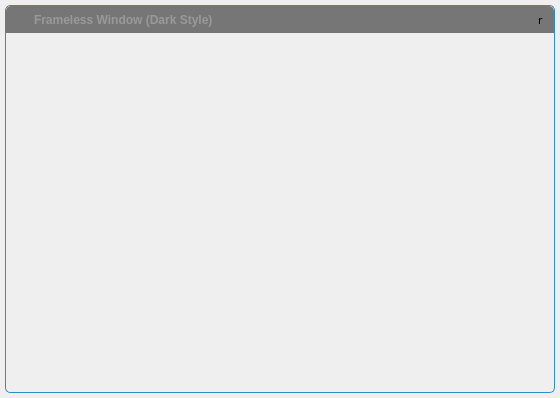
<?xml version="1.0" encoding="UTF-8"?>
<ui version="4.0">
 <class>FramelessWindow</class>
 <widget class="QWidget" name="FramelessWindow">
  <property name="geometry">
   <rect>
    <x>0</x>
    <y>0</y>
    <width>560</width>
    <height>398</height>
   </rect>
  </property>
  <property name="windowTitle">
   <string/>
  </property>
  <property name="autoFillBackground">
   <bool>false</bool>
  </property>
  <layout class="QVBoxLayout" name="verticalLayout_2">
   <property name="spacing">
    <number>0</number>
   </property>
   <property name="leftMargin">
    <number>5</number>
   </property>
   <property name="topMargin">
    <number>5</number>
   </property>
   <property name="rightMargin">
    <number>5</number>
   </property>
   <property name="bottomMargin">
    <number>5</number>
   </property>
   <item>
    <widget class="QWidget" name="windowFrame" native="true">
     <property name="autoFillBackground">
      <bool>false</bool>
     </property>
     <property name="styleSheet">
      <string notr="true">#windowFrame{border:1px solid palette(highlight); border-radius:5px 5px 5px 5px; background-color:palette(Window);}</string>
     </property>
     <layout class="QVBoxLayout" name="verticalLayout">
      <property name="spacing">
       <number>0</number>
      </property>
      <property name="leftMargin">
       <number>1</number>
      </property>
      <property name="topMargin">
       <number>1</number>
      </property>
      <property name="rightMargin">
       <number>1</number>
      </property>
      <property name="bottomMargin">
       <number>1</number>
      </property>
      <item>
       <widget class="WindowDragger" name="windowTitlebar" native="true">
        <property name="sizePolicy">
         <sizepolicy hsizetype="Preferred" vsizetype="Fixed">
          <horstretch>0</horstretch>
          <verstretch>0</verstretch>
         </sizepolicy>
        </property>
        <property name="minimumSize">
         <size>
          <width>0</width>
          <height>0</height>
         </size>
        </property>
        <property name="autoFillBackground">
         <bool>false</bool>
        </property>
        <property name="styleSheet">
         <string notr="true">#windowTitlebar{border: 0px none palette(base); border-top-left-radius:5px; border-top-right-radius:5px; background-color:palette(shadow); height:20px;}</string>
        </property>
        <layout class="QHBoxLayout" name="horizontalLayout" stretch="0,0,1,0,0,0,0">
         <property name="spacing">
          <number>0</number>
         </property>
         <property name="leftMargin">
          <number>0</number>
         </property>
         <property name="topMargin">
          <number>0</number>
         </property>
         <property name="rightMargin">
          <number>0</number>
         </property>
         <property name="bottomMargin">
          <number>0</number>
         </property>
         <item>
          <widget class="QLabel" name="spacer">
           <property name="minimumSize">
            <size>
             <width>4</width>
             <height>0</height>
            </size>
           </property>
           <property name="maximumSize">
            <size>
             <width>4</width>
             <height>16777215</height>
            </size>
           </property>
          </widget>
         </item>
         <item>
          <widget class="QLabel" name="icon">
           <property name="minimumSize">
            <size>
             <width>16</width>
             <height>16</height>
            </size>
           </property>
           <property name="maximumSize">
            <size>
             <width>16</width>
             <height>16</height>
            </size>
           </property>
           <property name="contextMenuPolicy">
            <enum>Qt::NoContextMenu</enum>
           </property>
           <property name="styleSheet">
            <string notr="true">#icon {background-color:palette(shadow);}</string>
           </property>
          </widget>
         </item>
         <item>
          <widget class="QLabel" name="titleText">
           <property name="font">
            <font>
             <weight>75</weight>
             <bold>true</bold>
            </font>
           </property>
           <property name="styleSheet">
            <string notr="true">  padding-left:5px;
  color:rgb(153,153,153);</string>
           </property>
           <property name="text">
            <string>Frameless Window (Dark Style)</string>
           </property>
           <property name="alignment">
            <set>Qt::AlignLeading|Qt::AlignLeft|Qt::AlignVCenter</set>
           </property>
          </widget>
         </item>
         <item>
          <widget class="QToolButton" name="minimizeButton">
           <property name="font">
            <font>
             <weight>75</weight>
             <bold>true</bold>
            </font>
           </property>
           <property name="styleSheet">
            <string notr="true">#minimizeButton{
  background-color:none;
  border:none;
  width:16px;
  height:16px;
  padding:4px;
  image:url(:/images/icon_window_minimize.png);
}
#minimizeButton:hover{
  background-color:palette(alternate-base);
}
#minimizeButton:pressed{
  background-color:palette(highlight);
}</string>
           </property>
           <property name="text">
            <string/>
           </property>
          </widget>
         </item>
         <item>
          <widget class="QToolButton" name="restoreButton">
           <property name="styleSheet">
            <string notr="true">#restoreButton{
  background-color:none;
  border:none;
  width:16px;
  height:16px;
  padding:4px;
  image:url(:/images/icon_window_restore.png);
}
#restoreButton:hover{
  background-color:palette(alternate-base);
}
#restoreButton:pressed{
  background-color:palette(highlight);
}</string>
           </property>
           <property name="text">
            <string/>
           </property>
          </widget>
         </item>
         <item>
          <widget class="QToolButton" name="maximizeButton">
           <property name="styleSheet">
            <string notr="true">#maximizeButton{
  background-color:none;
  border:none;
  width:16px;
  height:16px;
  padding:4px;
  image:url(:/images/icon_window_maximize.png);
}
#maximizeButton:hover{
  background-color:palette(alternate-base);
}
##maximizeButton:pressed{
  background-color:palette(highlight);
}</string>
           </property>
           <property name="text">
            <string/>
           </property>
          </widget>
         </item>
         <item>
          <widget class="QToolButton" name="closeButton">
           <property name="font">
            <font>
             <family>Marlett</family>
             <pointsize>8</pointsize>
             <weight>7</weight>
             <italic>false</italic>
             <bold>false</bold>
            </font>
           </property>
           <property name="styleSheet">
            <string notr="true">#closeButton{
  font: 57 8pt &quot;Marlett&quot;;
  background-color:none;
  border:none;
  width:16px;
  height:16px;
  padding:4px;
  border-top-right-radius: 5px;
}
#closeButton:hover{
  background-color:rgb(255, 0, 0);
}
##closeButton:pressed{
  background-color:palette(highlight);
}</string>
           </property>
           <property name="text">
            <string>r</string>
           </property>
          </widget>
         </item>
        </layout>
       </widget>
      </item>
      <item>
       <widget class="QWidget" name="windowContent" native="true">
        <property name="autoFillBackground">
         <bool>false</bool>
        </property>
        <property name="styleSheet">
         <string notr="true">#windowContent{
  border: 0px none palette(base);
  border-radius:0px 0px 5px 5px;
}</string>
        </property>
        <layout class="QVBoxLayout" name="verticalLayout_3">
         <property name="spacing">
          <number>0</number>
         </property>
         <property name="leftMargin">
          <number>0</number>
         </property>
         <property name="topMargin">
          <number>0</number>
         </property>
         <property name="rightMargin">
          <number>0</number>
         </property>
         <property name="bottomMargin">
          <number>0</number>
         </property>
        </layout>
       </widget>
      </item>
     </layout>
    </widget>
   </item>
  </layout>
 </widget>
 <layoutdefault spacing="6" margin="11"/>
 <customwidgets>
  <customwidget>
   <class>WindowDragger</class>
   <extends>QWidget</extends>
   <header>windowdragger.h</header>
   <container>1</container>
  </customwidget>
 </customwidgets>
 <resources/>
 <connections/>
</ui>
